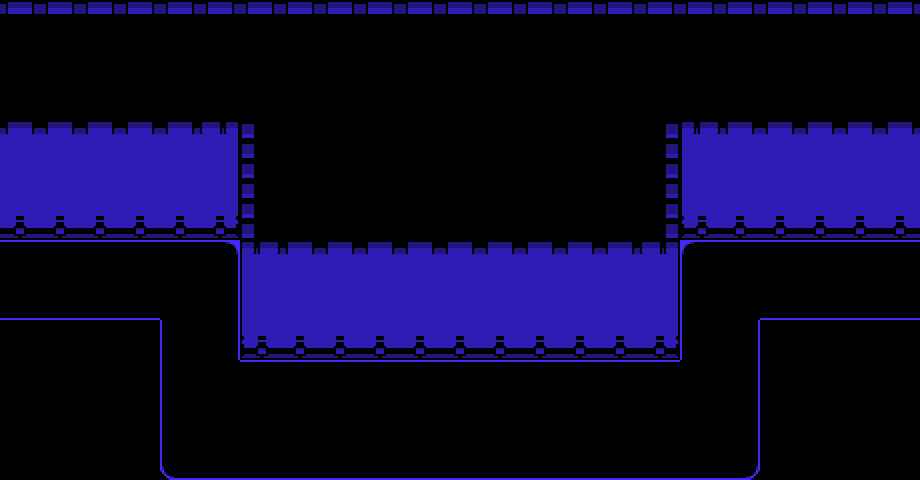

The image is a tile-based game level rendered from a .tmx file. Its description and complete source (layers, tilesets, objects, tile grids) follow:
An orthogonal 23x12 tile map with 40x40 px tiles, 1 tile layer (Tile Layer 1) and 10 objects (2x transition, west, spawn, east).

<map version="1.9" tiledversion="1.9.0" orientation="orthogonal" renderorder="right-down" width="23" height="12" tilewidth="40" tileheight="40" infinite="0" nextlayerid="5" nextobjectid="15">
 <editorsettings>
  <export target="spamgolor_meeting.lua" format="lua" />
 </editorsettings>
 <tileset firstgid="1" source="../tilesets/main_area.tsx" />
 <layer id="1" name="Tile Layer 1" width="23" height="12">
  <data encoding="csv">
41,41,41,41,41,41,41,41,41,41,41,41,41,41,41,41,41,41,41,41,41,41,41,
54,54,54,54,54,54,54,54,54,54,54,54,54,54,54,54,54,54,54,54,54,54,54,
54,54,54,54,54,54,54,54,54,54,54,54,54,54,54,54,54,54,54,54,54,54,54,
67,67,67,67,67,68,53,54,54,54,54,54,54,54,54,54,55,66,67,67,67,67,67,
80,80,80,80,80,81,53,54,54,54,54,54,54,54,54,54,55,79,80,80,80,80,80,
93,93,93,93,93,94,53,54,54,54,54,54,54,54,54,54,55,92,93,93,93,93,93,
2,2,2,2,2,5,66,67,67,67,67,67,67,67,67,67,68,4,2,2,2,2,2,
28,28,28,28,15,16,79,80,80,80,80,80,80,80,80,80,81,14,15,28,28,28,28,
0,0,0,0,14,16,92,93,93,93,93,93,93,93,93,93,94,14,16,0,0,0,0,
0,0,0,0,14,15,2,2,2,2,2,2,2,2,2,2,2,15,16,0,0,0,0,
0,0,0,0,14,15,15,15,15,15,15,15,15,15,15,15,15,15,16,0,0,0,0,
0,0,0,0,27,28,28,28,28,28,28,28,28,28,28,28,28,28,29,0,0,0,0
</data>
 </layer>
 <objectgroup id="2" name="collision">
  <object id="1" x="0" y="320" width="160" height="160" />
  <object id="2" x="240" y="240" width="440" height="120" />
  <object id="3" x="160" y="480" width="600" height="40" />
  <object id="4" x="760" y="320" width="160" height="160" />
  <object id="5" x="0" y="200" width="920" height="40" />
 </objectgroup>
 <objectgroup id="3" name="objects">
  <object id="6" name="transition" x="-40" y="240" width="40" height="80">
   <properties>
    <property name="map" value="main_hub" />
    <property name="marker" value="east1" />
   </properties>
  </object>
  <object id="7" name="transition" x="920" y="240" width="40" height="80" />
 </objectgroup>
 <objectgroup id="4" name="markers">
  <object id="8" name="west" x="40" y="280">
   <point />
  </object>
  <object id="9" name="spawn" x="200" y="280">
   <point />
  </object>
  <object id="10" name="east" x="880" y="280">
   <point />
  </object>
 </objectgroup>
</map>
